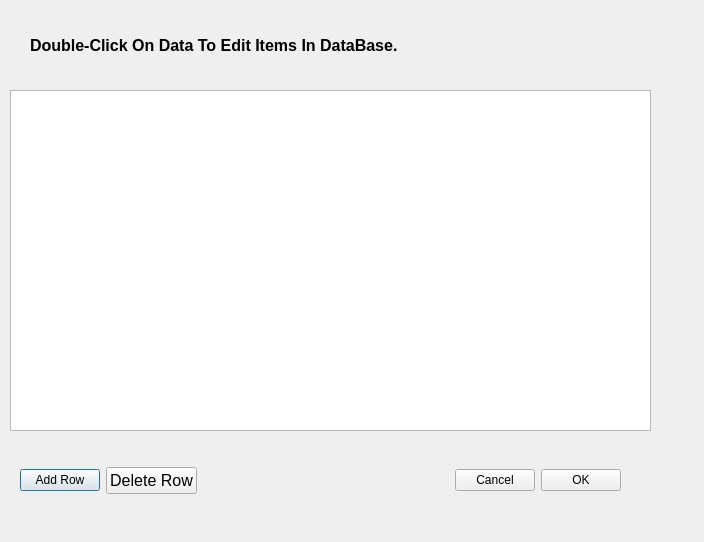
<?xml version="1.0" encoding="UTF-8"?>
<ui version="4.0">
 <class>Edit_Dialog</class>
 <widget class="QDialog" name="Edit_Dialog">
  <property name="geometry">
   <rect>
    <x>0</x>
    <y>0</y>
    <width>704</width>
    <height>542</height>
   </rect>
  </property>
  <property name="windowTitle">
   <string>Edit Database</string>
  </property>
  <property name="windowIcon">
   <iconset resource="resources.qrc">
    <normaloff>:/Icons/ChemCalc_icon_120.svg</normaloff>:/Icons/ChemCalc_icon_120.svg</iconset>
  </property>
  <widget class="QLabel" name="label">
   <property name="geometry">
    <rect>
     <x>30</x>
     <y>20</y>
     <width>591</width>
     <height>51</height>
    </rect>
   </property>
   <property name="font">
    <font>
     <pointsize>12</pointsize>
     <bold>true</bold>
    </font>
   </property>
   <property name="text">
    <string>Double-Click On Data To Edit Items In DataBase.</string>
   </property>
  </widget>
  <widget class="QTableView" name="tableView">
   <property name="geometry">
    <rect>
     <x>10</x>
     <y>90</y>
     <width>641</width>
     <height>341</height>
    </rect>
   </property>
   <property name="font">
    <font>
     <pointsize>12</pointsize>
    </font>
   </property>
  </widget>
  <widget class="QWidget" name="layoutWidget">
   <property name="geometry">
    <rect>
     <x>20</x>
     <y>460</y>
     <width>601</width>
     <height>41</height>
    </rect>
   </property>
   <layout class="QHBoxLayout" name="horizontalLayout">
    <item>
     <widget class="QPushButton" name="pushButton_AddRow">
      <property name="text">
       <string>Add Row</string>
      </property>
     </widget>
    </item>
    <item>
     <widget class="QPushButton" name="pushButton_DeleteRow">
      <property name="font">
       <font>
        <pointsize>12</pointsize>
       </font>
      </property>
      <property name="text">
       <string>Delete Row</string>
      </property>
     </widget>
    </item>
    <item>
     <spacer name="horizontalSpacer">
      <property name="orientation">
       <enum>Qt::Horizontal</enum>
      </property>
      <property name="sizeHint" stdset="0">
       <size>
        <width>40</width>
        <height>20</height>
       </size>
      </property>
     </spacer>
    </item>
    <item>
     <widget class="QPushButton" name="pushButton_Cancel">
      <property name="text">
       <string>Cancel</string>
      </property>
     </widget>
    </item>
    <item>
     <widget class="QPushButton" name="pushButton_OK">
      <property name="text">
       <string>OK</string>
      </property>
     </widget>
    </item>
   </layout>
  </widget>
 </widget>
 <resources>
  <include location="resources.qrc"/>
 </resources>
 <connections/>
 <slots>
  <signal>signal1()</signal>
  <slot>tempCB1()</slot>
  <slot>pushButton_OK_clicked(QSqlTableModel)</slot>
 </slots>
</ui>
